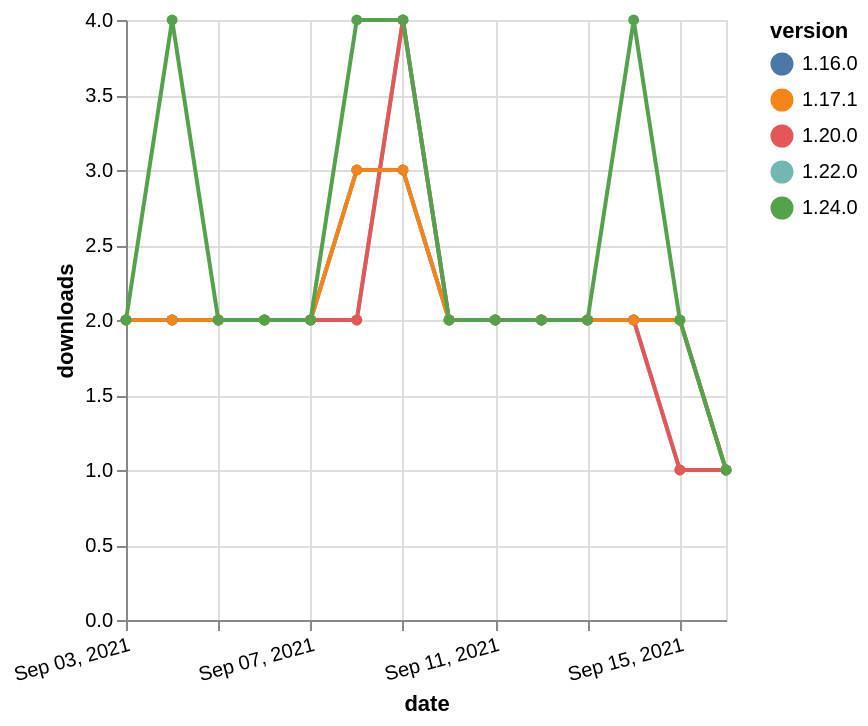

This figure's Vega-Lite source:
### Vega-Lite specification from a JSON file in a GitHub repository (floating-point values rounded to 4 significant figures)
{"$schema": "https://vega.github.io/schema/vega-lite/v5.json", "description": "A simple bar chart with embedded data.", "data": {"values": [{"date": "2021-09-03", "total": 992, "delta": 2, "version": "1.22.0"}, {"date": "2021-09-04", "total": 994, "delta": 2, "version": "1.22.0"}, {"date": "2021-09-05", "total": 996, "delta": 2, "version": "1.22.0"}, {"date": "2021-09-06", "total": 998, "delta": 2, "version": "1.22.0"}, {"date": "2021-09-07", "total": 1000, "delta": 2, "version": "1.22.0"}, {"date": "2021-09-08", "total": 1002, "delta": 2, "version": "1.22.0"}, {"date": "2021-09-09", "total": 1006, "delta": 4, "version": "1.22.0"}, {"date": "2021-09-10", "total": 1008, "delta": 2, "version": "1.22.0"}, {"date": "2021-09-11", "total": 1010, "delta": 2, "version": "1.22.0"}, {"date": "2021-09-12", "total": 1012, "delta": 2, "version": "1.22.0"}, {"date": "2021-09-13", "total": 1014, "delta": 2, "version": "1.22.0"}, {"date": "2021-09-14", "total": 1016, "delta": 2, "version": "1.22.0"}, {"date": "2021-09-15", "total": 1017, "delta": 1, "version": "1.22.0"}, {"date": "2021-09-16", "total": 1018, "delta": 1, "version": "1.22.0"}, {"date": "2021-09-03", "total": 1462, "delta": 2, "version": "1.20.0"}, {"date": "2021-09-04", "total": 1464, "delta": 2, "version": "1.20.0"}, {"date": "2021-09-05", "total": 1466, "delta": 2, "version": "1.20.0"}, {"date": "2021-09-06", "total": 1468, "delta": 2, "version": "1.20.0"}, {"date": "2021-09-07", "total": 1470, "delta": 2, "version": "1.20.0"}, {"date": "2021-09-08", "total": 1472, "delta": 2, "version": "1.20.0"}, {"date": "2021-09-09", "total": 1476, "delta": 4, "version": "1.20.0"}, {"date": "2021-09-10", "total": 1478, "delta": 2, "version": "1.20.0"}, {"date": "2021-09-11", "total": 1480, "delta": 2, "version": "1.20.0"}, {"date": "2021-09-12", "total": 1482, "delta": 2, "version": "1.20.0"}, {"date": "2021-09-13", "total": 1484, "delta": 2, "version": "1.20.0"}, {"date": "2021-09-14", "total": 1486, "delta": 2, "version": "1.20.0"}, {"date": "2021-09-15", "total": 1487, "delta": 1, "version": "1.20.0"}, {"date": "2021-09-16", "total": 1488, "delta": 1, "version": "1.20.0"}, {"date": "2021-09-03", "total": 2029, "delta": 2, "version": "1.16.0"}, {"date": "2021-09-04", "total": 2031, "delta": 2, "version": "1.16.0"}, {"date": "2021-09-05", "total": 2033, "delta": 2, "version": "1.16.0"}, {"date": "2021-09-06", "total": 2035, "delta": 2, "version": "1.16.0"}, {"date": "2021-09-07", "total": 2037, "delta": 2, "version": "1.16.0"}, {"date": "2021-09-08", "total": 2040, "delta": 3, "version": "1.16.0"}, {"date": "2021-09-09", "total": 2043, "delta": 3, "version": "1.16.0"}, {"date": "2021-09-10", "total": 2045, "delta": 2, "version": "1.16.0"}, {"date": "2021-09-11", "total": 2047, "delta": 2, "version": "1.16.0"}, {"date": "2021-09-12", "total": 2049, "delta": 2, "version": "1.16.0"}, {"date": "2021-09-13", "total": 2051, "delta": 2, "version": "1.16.0"}, {"date": "2021-09-14", "total": 2053, "delta": 2, "version": "1.16.0"}, {"date": "2021-09-15", "total": 2055, "delta": 2, "version": "1.16.0"}, {"date": "2021-09-16", "total": 2056, "delta": 1, "version": "1.16.0"}, {"date": "2021-09-03", "total": 1624, "delta": 2, "version": "1.17.1"}, {"date": "2021-09-04", "total": 1626, "delta": 2, "version": "1.17.1"}, {"date": "2021-09-05", "total": 1628, "delta": 2, "version": "1.17.1"}, {"date": "2021-09-06", "total": 1630, "delta": 2, "version": "1.17.1"}, {"date": "2021-09-07", "total": 1632, "delta": 2, "version": "1.17.1"}, {"date": "2021-09-08", "total": 1635, "delta": 3, "version": "1.17.1"}, {"date": "2021-09-09", "total": 1638, "delta": 3, "version": "1.17.1"}, {"date": "2021-09-10", "total": 1640, "delta": 2, "version": "1.17.1"}, {"date": "2021-09-11", "total": 1642, "delta": 2, "version": "1.17.1"}, {"date": "2021-09-12", "total": 1644, "delta": 2, "version": "1.17.1"}, {"date": "2021-09-13", "total": 1646, "delta": 2, "version": "1.17.1"}, {"date": "2021-09-14", "total": 1648, "delta": 2, "version": "1.17.1"}, {"date": "2021-09-15", "total": 1650, "delta": 2, "version": "1.17.1"}, {"date": "2021-09-16", "total": 1651, "delta": 1, "version": "1.17.1"}, {"date": "2021-09-03", "total": 701, "delta": 2, "version": "1.24.0"}, {"date": "2021-09-04", "total": 705, "delta": 4, "version": "1.24.0"}, {"date": "2021-09-05", "total": 707, "delta": 2, "version": "1.24.0"}, {"date": "2021-09-06", "total": 709, "delta": 2, "version": "1.24.0"}, {"date": "2021-09-07", "total": 711, "delta": 2, "version": "1.24.0"}, {"date": "2021-09-08", "total": 715, "delta": 4, "version": "1.24.0"}, {"date": "2021-09-09", "total": 719, "delta": 4, "version": "1.24.0"}, {"date": "2021-09-10", "total": 721, "delta": 2, "version": "1.24.0"}, {"date": "2021-09-11", "total": 723, "delta": 2, "version": "1.24.0"}, {"date": "2021-09-12", "total": 725, "delta": 2, "version": "1.24.0"}, {"date": "2021-09-13", "total": 727, "delta": 2, "version": "1.24.0"}, {"date": "2021-09-14", "total": 731, "delta": 4, "version": "1.24.0"}, {"date": "2021-09-15", "total": 733, "delta": 2, "version": "1.24.0"}, {"date": "2021-09-16", "total": 734, "delta": 1, "version": "1.24.0"}]}, "width": "container", "mark": {"type": "line", "point": {"filled": true}}, "encoding": {"x": {"field": "date", "type": "temporal", "timeUnit": "yearmonthdate", "title": "date", "axis": {"labelAngle": -15}}, "y": {"field": "delta", "type": "quantitative", "title": "downloads"}, "color": {"field": "version", "type": "nominal"}, "tooltip": {"field": "delta"}}}
